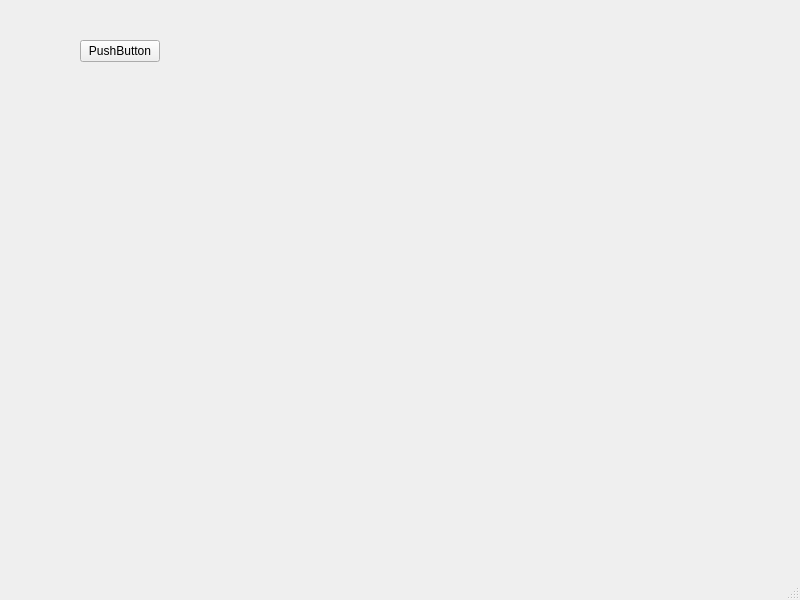
<?xml version="1.0" encoding="UTF-8"?>
<ui version="4.0">
 <class>MainWindow</class>
 <widget class="QMainWindow" name="MainWindow">
  <property name="geometry">
   <rect>
    <x>0</x>
    <y>0</y>
    <width>800</width>
    <height>600</height>
   </rect>
  </property>
  <property name="windowTitle">
   <string>MainWindow</string>
  </property>
  <widget class="QWidget" name="centralwidget">
   <widget class="QPushButton" name="pushButton">
    <property name="geometry">
     <rect>
      <x>80</x>
      <y>40</y>
      <width>80</width>
      <height>22</height>
     </rect>
    </property>
    <property name="text">
     <string>PushButton</string>
    </property>
   </widget>
  </widget>
  <widget class="QMenuBar" name="menubar">
   <property name="geometry">
    <rect>
     <x>0</x>
     <y>0</y>
     <width>800</width>
     <height>21</height>
    </rect>
   </property>
  </widget>
  <widget class="QStatusBar" name="statusbar"/>
 </widget>
 <resources/>
 <connections/>
</ui>
